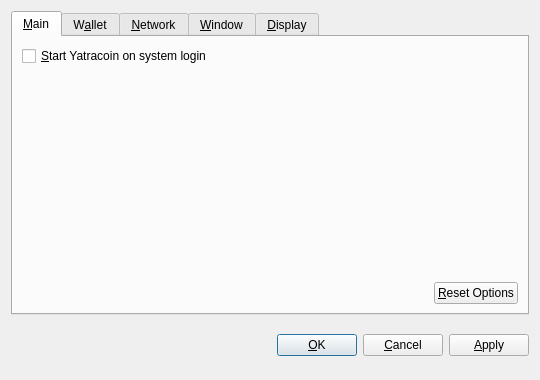
<?xml version="1.0" encoding="UTF-8"?>
<ui version="4.0">
 <class>OptionsDialog</class>
 <widget class="QDialog" name="OptionsDialog">
  <property name="geometry">
   <rect>
    <x>0</x>
    <y>0</y>
    <width>540</width>
    <height>380</height>
   </rect>
  </property>
  <property name="windowTitle">
   <string>Options</string>
  </property>
  <property name="modal">
   <bool>true</bool>
  </property>
  <layout class="QVBoxLayout" name="verticalLayout">
   <item>
    <widget class="QTabWidget" name="tabWidget">
     <property name="tabPosition">
      <enum>QTabWidget::North</enum>
     </property>
     <property name="currentIndex">
      <number>0</number>
     </property>
     <widget class="QWidget" name="tabMain">
      <attribute name="title">
       <string>&amp;Main</string>
      </attribute>
      <layout class="QVBoxLayout" name="verticalLayout_Main">
       <item>
        <widget class="QCheckBox" name="bitcoinAtStartup">
         <property name="toolTip">
          <string>Automatically start Yatracoin after logging in to the system.</string>
         </property>
         <property name="text">
          <string>&amp;Start Yatracoin on system login</string>
         </property>
        </widget>
       </item>
       <item>
        <spacer name="verticalSpacer_Main">
         <property name="orientation">
          <enum>Qt::Vertical</enum>
         </property>
         <property name="sizeHint" stdset="0">
          <size>
           <width>20</width>
           <height>40</height>
          </size>
         </property>
        </spacer>
       </item>
       <item>
        <layout class="QHBoxLayout" name="horizontalLayout_2_Main">
         <item>
          <spacer name="horizontalSpacer_2_Main">
           <property name="orientation">
            <enum>Qt::Horizontal</enum>
           </property>
           <property name="sizeHint" stdset="0">
            <size>
             <width>40</width>
             <height>20</height>
            </size>
           </property>
          </spacer>
         </item>
         <item>
          <widget class="QPushButton" name="resetButton">
           <property name="toolTip">
            <string>Reset all client options to default.</string>
           </property>
           <property name="text">
            <string>&amp;Reset Options</string>
           </property>
           <property name="autoDefault">
            <bool>false</bool>
           </property>
          </widget>
         </item>
        </layout>
       </item>
      </layout>
     </widget>
     <widget class="QWidget" name="tabWallet">
      <attribute name="title">
       <string>W&amp;allet</string>
      </attribute>
      <layout class="QVBoxLayout" name="verticalLayout_Network">
       <item>
        <widget class="QLabel" name="transactionFeeInfoLabel">
         <property name="text">
          <string>Optional transaction fee per kB that helps make sure your transactions are processed quickly. Most transactions are 1 kB.</string>
         </property>
         <property name="textFormat">
          <enum>Qt::PlainText</enum>
         </property>
         <property name="wordWrap">
          <bool>true</bool>
         </property>
        </widget>
       </item>
       <item>
        <layout class="QHBoxLayout" name="horizontalLayout_1_Main">
         <item>
          <widget class="QLabel" name="transactionFeeLabel">
           <property name="text">
            <string>Pay transaction &amp;fee</string>
           </property>
           <property name="textFormat">
            <enum>Qt::PlainText</enum>
           </property>
           <property name="buddy">
            <cstring>transactionFee</cstring>
           </property>
          </widget>
         </item>
         <item>
          <widget class="BitcoinAmountField" name="transactionFee"/>
         </item>
         <item>
          <spacer name="horizontalSpacer_1_Main">
           <property name="orientation">
            <enum>Qt::Horizontal</enum>
           </property>
           <property name="sizeHint" stdset="0">
            <size>
             <width>40</width>
             <height>20</height>
            </size>
           </property>
          </spacer>
         </item>
        </layout>
       </item>
       <item>
        <widget class="QLabel" name="label">
         <property name="text">
          <string>If you disable the spending of unconfirmed change, the change from a transaction cannot be used until that transaction has at least one confirmation. This also affects how your balance is computed.</string>
         </property>
         <property name="wordWrap">
          <bool>true</bool>
         </property>
        </widget>
       </item>
       <item>
        <widget class="QCheckBox" name="spendZeroConfChange">
         <property name="text">
          <string>Spend unconfirmed change  (experts only)</string>
         </property>
        </widget>
       </item>
       <item>
        <spacer name="verticalSpacer">
         <property name="orientation">
          <enum>Qt::Vertical</enum>
         </property>
         <property name="sizeHint" stdset="0">
          <size>
           <width>20</width>
           <height>40</height>
          </size>
         </property>
        </spacer>
       </item>
      </layout>
     </widget>
     <widget class="QWidget" name="tabNetwork">
      <attribute name="title">
       <string>&amp;Network</string>
      </attribute>
      <layout class="QVBoxLayout" name="verticalLayout_Network">
       <item>
        <widget class="QCheckBox" name="mapPortUpnp">
         <property name="toolTip">
          <string>Automatically open the Yatracoin client port on the router. This only works when your router supports UPnP and it is enabled.</string>
         </property>
         <property name="text">
          <string>Map port using &amp;UPnP</string>
         </property>
        </widget>
       </item>
       <item>
        <widget class="QCheckBox" name="connectSocks">
         <property name="toolTip">
          <string>Connect to the Yatracoin network through a SOCKS proxy (e.g. when connecting through Tor).</string>
         </property>
         <property name="text">
          <string>&amp;Connect through SOCKS proxy:</string>
         </property>
        </widget>
       </item>
       <item>
        <layout class="QHBoxLayout" name="horizontalLayout_Network">
         <item>
          <widget class="QLabel" name="proxyIpLabel">
           <property name="text">
            <string>Proxy &amp;IP:</string>
           </property>
           <property name="textFormat">
            <enum>Qt::PlainText</enum>
           </property>
           <property name="buddy">
            <cstring>proxyIp</cstring>
           </property>
          </widget>
         </item>
         <item>
          <widget class="QValidatedLineEdit" name="proxyIp">
           <property name="maximumSize">
            <size>
             <width>140</width>
             <height>16777215</height>
            </size>
           </property>
           <property name="toolTip">
            <string>IP address of the proxy (e.g. 127.0.0.1)</string>
           </property>
          </widget>
         </item>
         <item>
          <widget class="QLabel" name="proxyPortLabel">
           <property name="text">
            <string>&amp;Port:</string>
           </property>
           <property name="textFormat">
            <enum>Qt::PlainText</enum>
           </property>
           <property name="buddy">
            <cstring>proxyPort</cstring>
           </property>
          </widget>
         </item>
         <item>
          <widget class="QLineEdit" name="proxyPort">
           <property name="maximumSize">
            <size>
             <width>55</width>
             <height>16777215</height>
            </size>
           </property>
           <property name="toolTip">
            <string>Port of the proxy (e.g. 9050)</string>
           </property>
          </widget>
         </item>
         <item>
          <widget class="QLabel" name="socksVersionLabel">
           <property name="text">
            <string>SOCKS &amp;Version:</string>
           </property>
           <property name="textFormat">
            <enum>Qt::PlainText</enum>
           </property>
           <property name="buddy">
            <cstring>socksVersion</cstring>
           </property>
          </widget>
         </item>
         <item>
          <widget class="QValueComboBox" name="socksVersion">
           <property name="toolTip">
            <string>SOCKS version of the proxy (e.g. 5)</string>
           </property>
          </widget>
         </item>
         <item>
          <spacer name="horizontalSpacer_Network">
           <property name="orientation">
            <enum>Qt::Horizontal</enum>
           </property>
           <property name="sizeHint" stdset="0">
            <size>
             <width>40</width>
             <height>20</height>
            </size>
           </property>
          </spacer>
         </item>
        </layout>
       </item>
       <item>
        <spacer name="verticalSpacer_Network">
         <property name="orientation">
          <enum>Qt::Vertical</enum>
         </property>
         <property name="sizeHint" stdset="0">
          <size>
           <width>20</width>
           <height>40</height>
          </size>
         </property>
        </spacer>
       </item>
      </layout>
     </widget>
     <widget class="QWidget" name="tabWindow">
      <attribute name="title">
       <string>&amp;Window</string>
      </attribute>
      <layout class="QVBoxLayout" name="verticalLayout_Window">
       <item>
        <widget class="QCheckBox" name="minimizeToTray">
         <property name="toolTip">
          <string>Show only a tray icon after minimizing the window.</string>
         </property>
         <property name="text">
          <string>&amp;Minimize to the tray instead of the taskbar</string>
         </property>
        </widget>
       </item>
       <item>
        <widget class="QCheckBox" name="minimizeOnClose">
         <property name="toolTip">
          <string>Minimize instead of exit the application when the window is closed. When this option is enabled, the application will be closed only after selecting Quit in the menu.</string>
         </property>
         <property name="text">
          <string>M&amp;inimize on close</string>
         </property>
        </widget>
       </item>
       <item>
        <spacer name="verticalSpacer_Window">
         <property name="orientation">
          <enum>Qt::Vertical</enum>
         </property>
         <property name="sizeHint" stdset="0">
          <size>
           <width>20</width>
           <height>40</height>
          </size>
         </property>
        </spacer>
       </item>
      </layout>
     </widget>
     <widget class="QWidget" name="tabDisplay">
      <attribute name="title">
       <string>&amp;Display</string>
      </attribute>
      <layout class="QVBoxLayout" name="verticalLayout_Display">
       <item>
        <layout class="QHBoxLayout" name="horizontalLayout_1_Display">
         <item>
          <widget class="QLabel" name="langLabel">
           <property name="text">
            <string>User Interface &amp;language:</string>
           </property>
           <property name="textFormat">
            <enum>Qt::PlainText</enum>
           </property>
           <property name="buddy">
            <cstring>lang</cstring>
           </property>
          </widget>
         </item>
         <item>
          <widget class="QValueComboBox" name="lang">
           <property name="toolTip">
            <string>The user interface language can be set here. This setting will take effect after restarting Yatracoin.</string>
           </property>
          </widget>
         </item>
        </layout>
       </item>
       <item>
        <layout class="QHBoxLayout" name="horizontalLayout_2_Display">
         <item>
          <widget class="QLabel" name="unitLabel">
           <property name="text">
            <string>&amp;Unit to show amounts in:</string>
           </property>
           <property name="textFormat">
            <enum>Qt::PlainText</enum>
           </property>
           <property name="buddy">
            <cstring>unit</cstring>
           </property>
          </widget>
         </item>
         <item>
          <widget class="QValueComboBox" name="unit">
           <property name="toolTip">
            <string>Choose the default subdivision unit to show in the interface and when sending coins.</string>
           </property>
          </widget>
         </item>
        </layout>
       </item>
       <item>
        <widget class="QCheckBox" name="displayAddresses">
         <property name="toolTip">
          <string>Whether to show Yatracoin addresses in the transaction list or not.</string>
         </property>
         <property name="text">
          <string>&amp;Display addresses in transaction list</string>
         </property>
        </widget>
       </item>
       <item>
        <widget class="QCheckBox" name="coinControlFeatures">
         <property name="toolTip">
          <string>Whether to show coin control features or not.</string>
         </property>
         <property name="text">
          <string>Display coin &amp;control features (experts only!)</string>
         </property>
        </widget>
       </item>
       <item>
        <spacer name="verticalSpacer_Display">
         <property name="orientation">
          <enum>Qt::Vertical</enum>
         </property>
         <property name="sizeHint" stdset="0">
          <size>
           <width>20</width>
           <height>40</height>
          </size>
         </property>
        </spacer>
       </item>
      </layout>
     </widget>
    </widget>
   </item>
   <item>
    <layout class="QHBoxLayout" name="horizontalLayout_Buttons">
     <item>
      <spacer name="horizontalSpacer_1">
       <property name="orientation">
        <enum>Qt::Horizontal</enum>
       </property>
       <property name="sizeHint" stdset="0">
        <size>
         <width>40</width>
         <height>48</height>
        </size>
       </property>
      </spacer>
     </item>
     <item>
      <widget class="QLabel" name="statusLabel">
       <property name="font">
        <font>
         <weight>75</weight>
         <bold>true</bold>
        </font>
       </property>
       <property name="text">
        <string/>
       </property>
       <property name="textFormat">
        <enum>Qt::PlainText</enum>
       </property>
       <property name="wordWrap">
        <bool>true</bool>
       </property>
      </widget>
     </item>
     <item>
      <spacer name="horizontalSpacer_2">
       <property name="orientation">
        <enum>Qt::Horizontal</enum>
       </property>
       <property name="sizeHint" stdset="0">
        <size>
         <width>40</width>
         <height>48</height>
        </size>
       </property>
      </spacer>
     </item>
     <item>
      <widget class="QPushButton" name="okButton">
       <property name="text">
        <string>&amp;OK</string>
       </property>
      </widget>
     </item>
     <item>
      <widget class="QPushButton" name="cancelButton">
       <property name="text">
        <string>&amp;Cancel</string>
       </property>
       <property name="autoDefault">
        <bool>false</bool>
       </property>
      </widget>
     </item>
     <item>
      <widget class="QPushButton" name="applyButton">
       <property name="text">
        <string>&amp;Apply</string>
       </property>
       <property name="autoDefault">
        <bool>false</bool>
       </property>
      </widget>
     </item>
    </layout>
   </item>
  </layout>
 </widget>
 <customwidgets>
  <customwidget>
   <class>BitcoinAmountField</class>
   <extends>QSpinBox</extends>
   <header>bitcoinamountfield.h</header>
  </customwidget>
  <customwidget>
   <class>QValueComboBox</class>
   <extends>QComboBox</extends>
   <header>qvaluecombobox.h</header>
  </customwidget>
  <customwidget>
   <class>QValidatedLineEdit</class>
   <extends>QLineEdit</extends>
   <header>qvalidatedlineedit.h</header>
  </customwidget>
 </customwidgets>
 <resources/>
 <connections/>
</ui>
